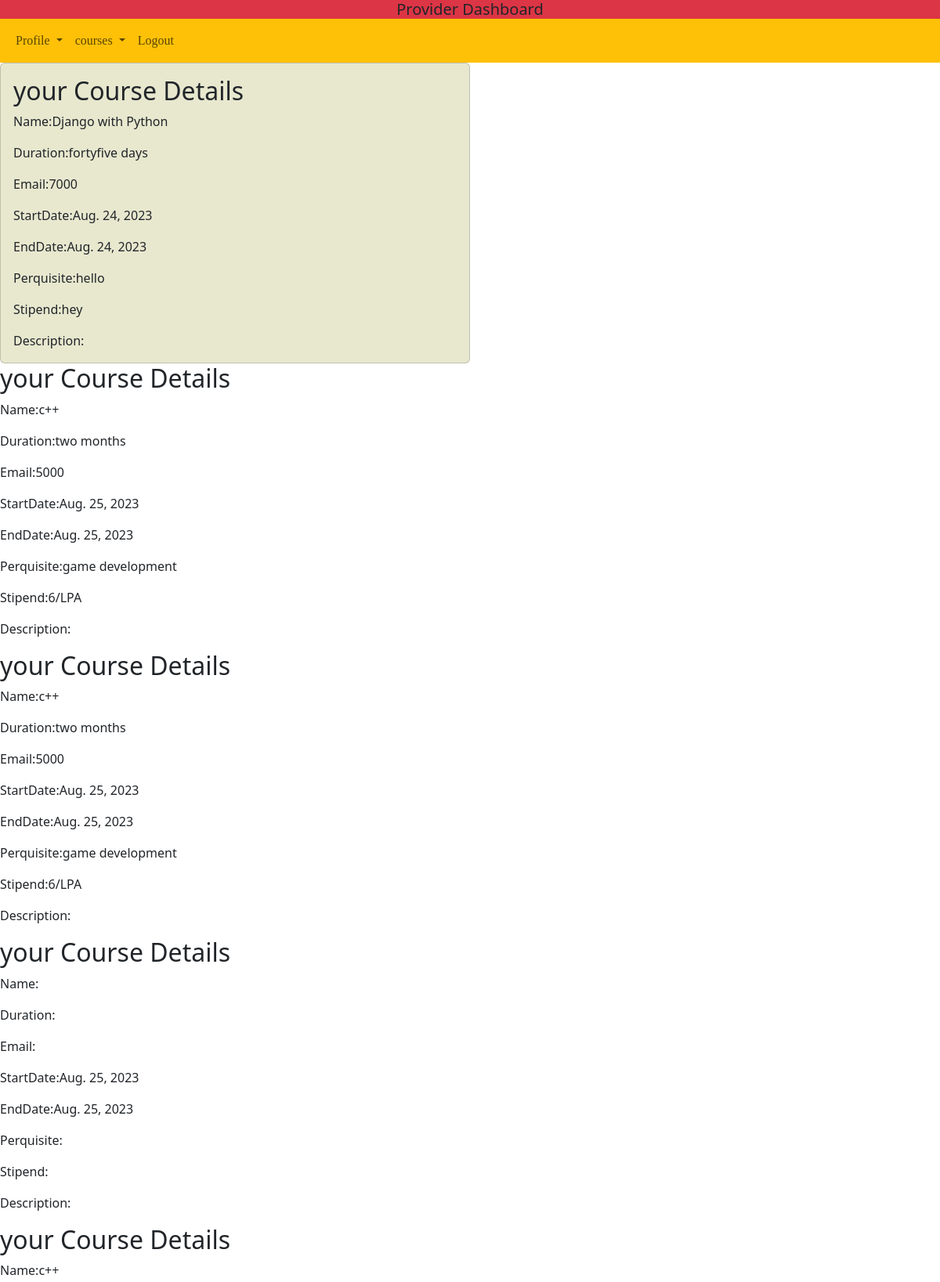
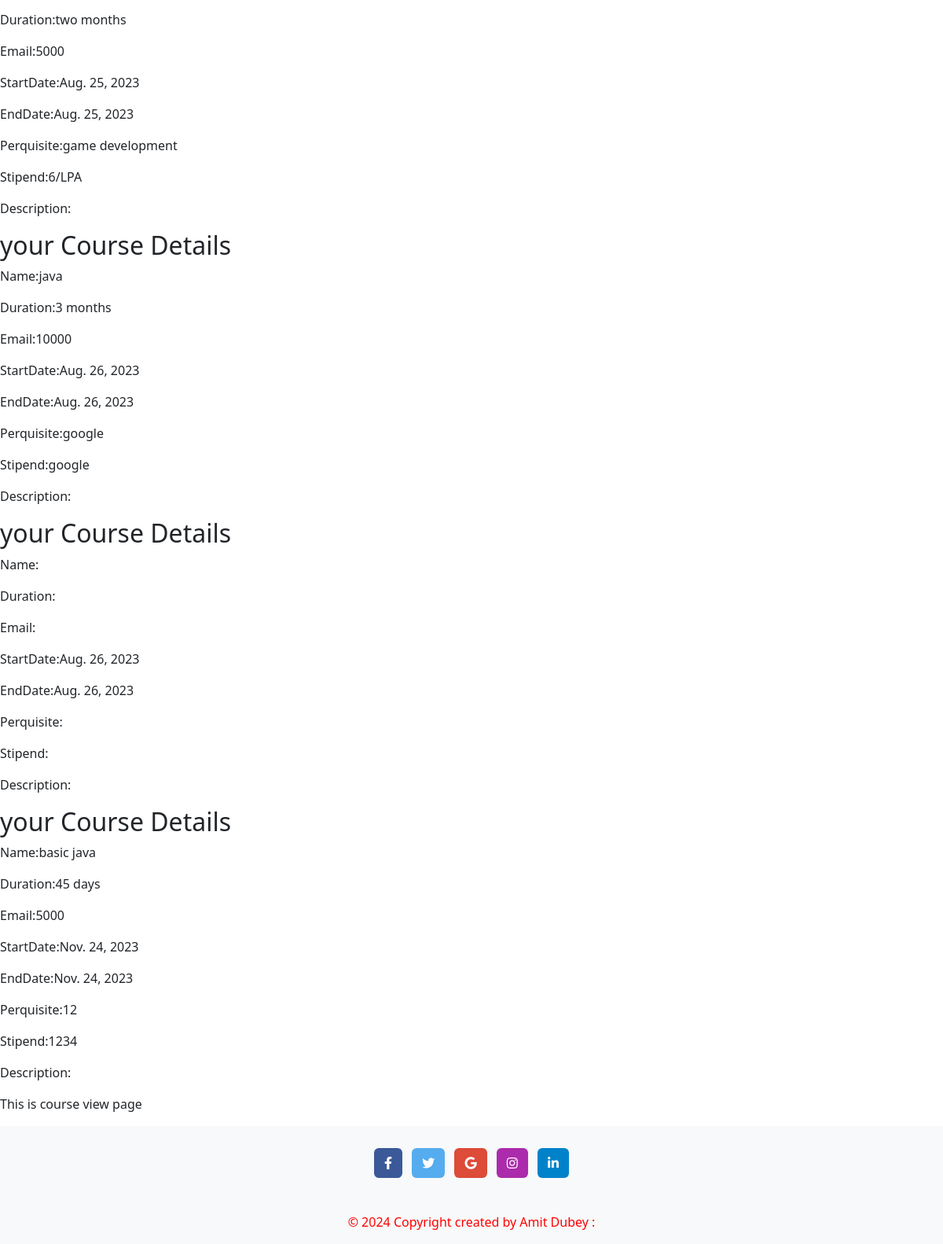
Page /providerviewcourse/ on the committed database (2 pictures, top to bottom).
### internship/models.py (models this page shows, shortened)
class ProgramDetails(models.Model):
    Providerid=models.ForeignKey(Provider,on_delete=models.DO_NOTHING)
    programname=models.CharField(max_length=100)
    duration=models.CharField(max_length=20)
    fees=models.CharField(max_length=100)
    startdate=models.DateField(default=timezone.now)
    enddate=models.DateField(default=timezone.now)
    perquisite=models.CharField(max_length=255)
    stipend=models.CharField(max_length=3)
    description=models.CharField(max_length=255)

### internship/provider_views.py (the view)
# urls.py: path("providerviewcourse/",provider_views.providerviewcourse),
def providerviewcourse(request):
    provider_obj_list=Provider.objects.all()
    course_obj_list=ProgramDetails.objects.all()
    course_contents={
        "provider_key":provider_obj_list,
        "program_data_key":course_obj_list
    }
    return render(request,"internship/internship_provider/provider_viewcourse.html",course_contents)

### internship/templates/internship/internship_provider/provider_viewcourse.html (shortened to what this page needs)
<!DOCTYPE html>
{%load static%}
{% include 'internship/common/provider_common.html'%}
<html lang="en">
<head>
    {% include 'internship/common/common_css.html'%}
</head>
<body>
    <form method="post" action="/providercourse/">
    <div class="card" style="width: 50%;height: auto;background-color: rgb(232, 232, 207);max-width: left;">
       <div class="card-body">
        {% for d in program_data_key%}
           <h2>your Course Details</h2>
           <p class="card-text">Name:{{d.programname}}
           </p>
           <p class="card-text">Duration:{{d.duration}}
           </p>
           <p class="card-number">Email:{{d.fees}}
           </p>
       <p class="card-date">StartDate:{{d.startdate}}
       </p>
   <p class="card-date">EndDate:{{d.enddate}}
   </p>
<p class="card-text">Perquisite:{{d.perquisite}}
</p>
<p class="card-text">Stipend:{{d.stipend}}
</p>
<p class="card-text">Description:{{d.description}}
</p>
       </div>
    </div>
    {%endfor%}
    <p>This is course view page</p>
    {%include 'internship/common/commonfooter.html'%}
</body>
</html>

### rows in the picture
ProgramDetails: programname "Django with Python", duration "fortyfive days", fees "7000", startdate "Aug. 24, 2023", enddate "Aug. 24, 2023", perquisite "hello", stipend "hey"
ProgramDetails: programname "c++", duration "two months", fees "5000", startdate "Aug. 25, 2023", enddate "Aug. 25, 2023", perquisite "game development", stipend "6/LPA"
ProgramDetails: programname "c++", duration "two months", fees "5000", startdate "Aug. 25, 2023", enddate "Aug. 25, 2023", perquisite "game development", stipend "6/LPA"
ProgramDetails: startdate "Aug. 25, 2023", enddate "Aug. 25, 2023"
ProgramDetails: programname "c++", duration "two months", fees "5000", startdate "Aug. 25, 2023", enddate "Aug. 25, 2023", perquisite "game development", stipend "6/LPA"
ProgramDetails: programname "java", duration "3 months", fees "10000", startdate "Aug. 26, 2023", enddate "Aug. 26, 2023", perquisite "google", stipend "google"
ProgramDetails: startdate "Aug. 26, 2023", enddate "Aug. 26, 2023"
ProgramDetails: programname "basic java", duration "45 days", fees "5000", startdate "Nov. 24, 2023", enddate "Nov. 24, 2023", perquisite "12", stipend "1234"
